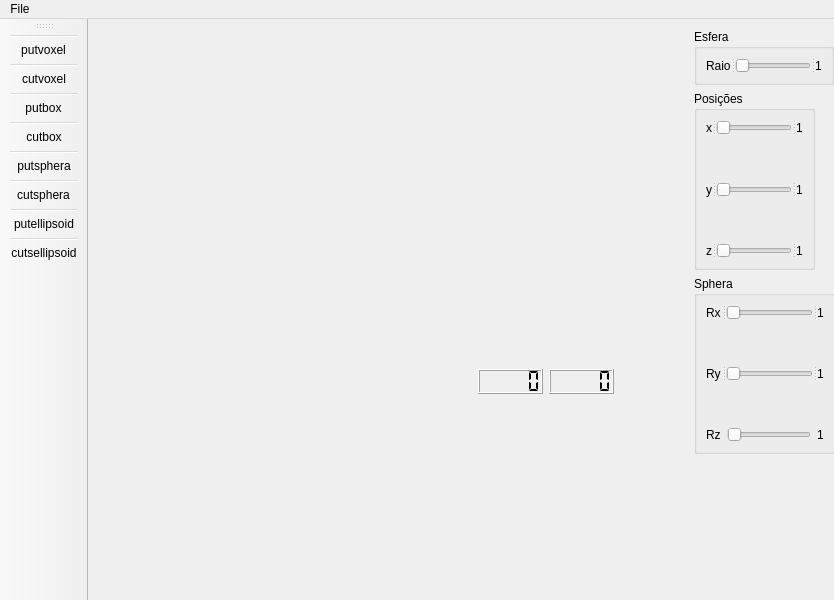
<?xml version="1.0" encoding="UTF-8"?>
<ui version="4.0">
 <class>MainWindow</class>
 <widget class="QMainWindow" name="MainWindow">
  <property name="geometry">
   <rect>
    <x>0</x>
    <y>0</y>
    <width>834</width>
    <height>600</height>
   </rect>
  </property>
  <property name="windowTitle">
   <string>MainWindow</string>
  </property>
  <widget class="QWidget" name="centralwidget">
   <widget class="Interface" name="widget" native="true">
    <property name="geometry">
     <rect>
      <x>40</x>
      <y>10</y>
      <width>481</width>
      <height>331</height>
     </rect>
    </property>
   </widget>
   <widget class="QWidget" name="">
    <property name="geometry">
     <rect>
      <x>606</x>
      <y>10</y>
      <width>155</width>
      <height>425</height>
     </rect>
    </property>
    <layout class="QFormLayout" name="formLayout">
     <item row="0" column="0">
      <widget class="QGroupBox" name="groupBox_Esfera">
       <property name="title">
        <string>Esfera</string>
       </property>
       <layout class="QVBoxLayout" name="verticalLayout_2">
        <item>
         <widget class="QSplitter" name="splitter">
          <property name="orientation">
           <enum>Qt::Horizontal</enum>
          </property>
          <widget class="QLabel" name="labelRaio">
           <property name="text">
            <string>Raio</string>
           </property>
          </widget>
          <widget class="QSlider" name="horizontalSliderSphere">
           <property name="orientation">
            <enum>Qt::Horizontal</enum>
           </property>
          </widget>
          <widget class="QLabel" name="labelRaio_1">
           <property name="text">
            <string>1</string>
           </property>
          </widget>
         </widget>
        </item>
       </layout>
      </widget>
     </item>
     <item row="1" column="0">
      <widget class="QGroupBox" name="groupBox_Posicao">
       <property name="title">
        <string>Posições</string>
       </property>
       <layout class="QVBoxLayout" name="verticalLayout">
        <item>
         <widget class="QSplitter" name="splitter_2">
          <property name="orientation">
           <enum>Qt::Horizontal</enum>
          </property>
          <widget class="QLabel" name="label_x">
           <property name="text">
            <string>x</string>
           </property>
          </widget>
          <widget class="QSlider" name="horizontalSlider_x">
           <property name="orientation">
            <enum>Qt::Horizontal</enum>
           </property>
          </widget>
          <widget class="QLabel" name="labelX_1">
           <property name="text">
            <string>1</string>
           </property>
          </widget>
         </widget>
        </item>
        <item>
         <spacer name="verticalSpacer_xy">
          <property name="orientation">
           <enum>Qt::Vertical</enum>
          </property>
          <property name="sizeHint" stdset="0">
           <size>
            <width>20</width>
            <height>28</height>
           </size>
          </property>
         </spacer>
        </item>
        <item>
         <widget class="QSplitter" name="splitter_3">
          <property name="orientation">
           <enum>Qt::Horizontal</enum>
          </property>
          <widget class="QLabel" name="label_y">
           <property name="text">
            <string>y</string>
           </property>
          </widget>
          <widget class="QSlider" name="horizontalSlider_y">
           <property name="orientation">
            <enum>Qt::Horizontal</enum>
           </property>
          </widget>
          <widget class="QLabel" name="labelY_1">
           <property name="text">
            <string>1</string>
           </property>
          </widget>
         </widget>
        </item>
        <item>
         <spacer name="verticalSpacer_yz">
          <property name="orientation">
           <enum>Qt::Vertical</enum>
          </property>
          <property name="sizeHint" stdset="0">
           <size>
            <width>20</width>
            <height>28</height>
           </size>
          </property>
         </spacer>
        </item>
        <item>
         <widget class="QSplitter" name="splitter_4">
          <property name="orientation">
           <enum>Qt::Horizontal</enum>
          </property>
          <widget class="QLabel" name="label_z">
           <property name="text">
            <string>z</string>
           </property>
          </widget>
          <widget class="QSlider" name="horizontalSlider_z">
           <property name="orientation">
            <enum>Qt::Horizontal</enum>
           </property>
          </widget>
          <widget class="QLabel" name="labelZ_1">
           <property name="text">
            <string>1</string>
           </property>
          </widget>
         </widget>
        </item>
       </layout>
      </widget>
     </item>
     <item row="2" column="0">
      <widget class="QGroupBox" name="groupBox_Posicao_2">
       <property name="title">
        <string>Sphera</string>
       </property>
       <layout class="QVBoxLayout" name="verticalLayout_3">
        <item>
         <widget class="QSplitter" name="splitter_5">
          <property name="orientation">
           <enum>Qt::Horizontal</enum>
          </property>
          <widget class="QLabel" name="label_Rx">
           <property name="text">
            <string>Rx</string>
           </property>
          </widget>
          <widget class="QSlider" name="horizontalSlider_Rx">
           <property name="orientation">
            <enum>Qt::Horizontal</enum>
           </property>
          </widget>
          <widget class="QLabel" name="labelRx_2">
           <property name="text">
            <string>1</string>
           </property>
          </widget>
         </widget>
        </item>
        <item>
         <spacer name="verticalSpacer_Rxy">
          <property name="orientation">
           <enum>Qt::Vertical</enum>
          </property>
          <property name="sizeHint" stdset="0">
           <size>
            <width>20</width>
            <height>28</height>
           </size>
          </property>
         </spacer>
        </item>
        <item>
         <widget class="QSplitter" name="splitter_6">
          <property name="orientation">
           <enum>Qt::Horizontal</enum>
          </property>
          <widget class="QLabel" name="label_Ry">
           <property name="text">
            <string>Ry</string>
           </property>
          </widget>
          <widget class="QSlider" name="horizontalSlider_Ry">
           <property name="orientation">
            <enum>Qt::Horizontal</enum>
           </property>
          </widget>
          <widget class="QLabel" name="labelRy_2">
           <property name="text">
            <string>1</string>
           </property>
          </widget>
         </widget>
        </item>
        <item>
         <spacer name="verticalSpacer_Ryz">
          <property name="orientation">
           <enum>Qt::Vertical</enum>
          </property>
          <property name="sizeHint" stdset="0">
           <size>
            <width>20</width>
            <height>28</height>
           </size>
          </property>
         </spacer>
        </item>
        <item>
         <widget class="QSplitter" name="splitter_7">
          <property name="orientation">
           <enum>Qt::Horizontal</enum>
          </property>
          <widget class="QWidget" name="">
           <layout class="QHBoxLayout" name="horizontalLayout_2">
            <item>
             <widget class="QLabel" name="label_Rz">
              <property name="text">
               <string>Rz</string>
              </property>
             </widget>
            </item>
            <item>
             <widget class="QSlider" name="horizontalSlider_Rz">
              <property name="orientation">
               <enum>Qt::Horizontal</enum>
              </property>
             </widget>
            </item>
            <item>
             <widget class="QLabel" name="labelRz_2">
              <property name="text">
               <string>1</string>
              </property>
             </widget>
            </item>
           </layout>
          </widget>
         </widget>
        </item>
       </layout>
      </widget>
     </item>
    </layout>
   </widget>
   <widget class="QWidget" name="">
    <property name="geometry">
     <rect>
      <x>390</x>
      <y>350</y>
      <width>136</width>
      <height>25</height>
     </rect>
    </property>
    <layout class="QHBoxLayout" name="horizontalLayout">
     <item>
      <widget class="QLCDNumber" name="lcdNumber_valueX">
       <property name="focusPolicy">
        <enum>Qt::NoFocus</enum>
       </property>
       <property name="contextMenuPolicy">
        <enum>Qt::CustomContextMenu</enum>
       </property>
       <property name="smallDecimalPoint">
        <bool>false</bool>
       </property>
       <property name="segmentStyle">
        <enum>QLCDNumber::Flat</enum>
       </property>
      </widget>
     </item>
     <item>
      <widget class="QLCDNumber" name="lcdNumber_valueY">
       <property name="focusPolicy">
        <enum>Qt::NoFocus</enum>
       </property>
       <property name="contextMenuPolicy">
        <enum>Qt::NoContextMenu</enum>
       </property>
       <property name="frameShape">
        <enum>QFrame::Box</enum>
       </property>
       <property name="frameShadow">
        <enum>QFrame::Raised</enum>
       </property>
       <property name="lineWidth">
        <number>1</number>
       </property>
       <property name="smallDecimalPoint">
        <bool>false</bool>
       </property>
       <property name="segmentStyle">
        <enum>QLCDNumber::Flat</enum>
       </property>
      </widget>
     </item>
    </layout>
   </widget>
  </widget>
  <widget class="QMenuBar" name="menubar">
   <property name="geometry">
    <rect>
     <x>0</x>
     <y>0</y>
     <width>834</width>
     <height>22</height>
    </rect>
   </property>
   <widget class="QMenu" name="menuArquivo">
    <property name="title">
     <string>File</string>
    </property>
    <addaction name="actionNew"/>
    <addaction name="actionSave"/>
    <addaction name="actionExit"/>
   </widget>
   <addaction name="menuArquivo"/>
  </widget>
  <widget class="QToolBar" name="toolBar">
   <property name="windowTitle">
    <string>toolBar</string>
   </property>
   <attribute name="toolBarArea">
    <enum>LeftToolBarArea</enum>
   </attribute>
   <attribute name="toolBarBreak">
    <bool>false</bool>
   </attribute>
   <addaction name="separator"/>
   <addaction name="actionputvoxel"/>
   <addaction name="separator"/>
   <addaction name="actioncutvoxel"/>
   <addaction name="separator"/>
   <addaction name="actionputbox"/>
   <addaction name="separator"/>
   <addaction name="actioncutbox"/>
   <addaction name="separator"/>
   <addaction name="actionputshera"/>
   <addaction name="separator"/>
   <addaction name="actioncutsphera"/>
   <addaction name="separator"/>
   <addaction name="actionputellipsoid"/>
   <addaction name="separator"/>
   <addaction name="actioncutellipsoid"/>
  </widget>
  <action name="actionNew">
   <property name="text">
    <string>New Draw</string>
   </property>
   <property name="toolTip">
    <string>&lt;!DOCTYPE HTML PUBLIC &quot;-//W3C//DTD HTML 4.0//EN&quot; &quot;http://www.w3.org/TR/REC-html40/strict.dtd&quot;&gt;
&lt;html&gt;&lt;head&gt;&lt;meta name=&quot;qrichtext&quot; content=&quot;1&quot; /&gt;&lt;meta charset=&quot;utf-8&quot; /&gt;&lt;style type=&quot;text/css&quot;&gt;
p, li { white-space: pre-wrap; }
&lt;/style&gt;&lt;/head&gt;&lt;body style=&quot; font-family:'Ubuntu'; font-size:11pt; font-weight:400; font-style:normal;&quot;&gt;
&lt;p style=&quot; margin-top:0px; margin-bottom:0px; margin-left:0px; margin-right:0px; -qt-block-indent:0; text-indent:0px;&quot;&gt;Put&lt;/p&gt;&lt;/body&gt;&lt;/html&gt;</string>
   </property>
  </action>
  <action name="actionExit">
   <property name="text">
    <string>Exit</string>
   </property>
  </action>
  <action name="actionSave">
   <property name="text">
    <string>Save</string>
   </property>
  </action>
  <action name="actionputvoxel">
   <property name="icon">
    <iconset resource="Recursos.qrc">
     <normaloff>:/incones/recursos/putvoxel.png</normaloff>:/incones/recursos/putvoxel.png</iconset>
   </property>
   <property name="text">
    <string>putvoxel</string>
   </property>
   <property name="toolTip">
    <string>putvoxel</string>
   </property>
  </action>
  <action name="actionputbox">
   <property name="icon">
    <iconset resource="Recursos.qrc">
     <normaloff>:/incones/recursos/putbox.png</normaloff>:/incones/recursos/putbox.png</iconset>
   </property>
   <property name="text">
    <string>putbox</string>
   </property>
   <property name="toolTip">
    <string>putbox</string>
   </property>
  </action>
  <action name="actioncutvoxel">
   <property name="icon">
    <iconset resource="Recursos.qrc">
     <normaloff>:/incones/recursos/cutvoxel.png</normaloff>:/incones/recursos/cutvoxel.png</iconset>
   </property>
   <property name="text">
    <string>cutvoxel</string>
   </property>
   <property name="toolTip">
    <string>cutvoxel</string>
   </property>
  </action>
  <action name="actioncutbox">
   <property name="icon">
    <iconset resource="Recursos.qrc">
     <normaloff>:/incones/recursos/cutbox.png</normaloff>:/incones/recursos/cutbox.png</iconset>
   </property>
   <property name="text">
    <string>cutbox</string>
   </property>
   <property name="toolTip">
    <string>cutbox</string>
   </property>
  </action>
  <action name="actionputshera">
   <property name="icon">
    <iconset resource="Recursos.qrc">
     <normaloff>:/incones/recursos/putsphera.png</normaloff>:/incones/recursos/putsphera.png</iconset>
   </property>
   <property name="text">
    <string>putsphera</string>
   </property>
   <property name="toolTip">
    <string>putsphera</string>
   </property>
  </action>
  <action name="actioncutsphera">
   <property name="icon">
    <iconset resource="Recursos.qrc">
     <normaloff>:/incones/recursos/cutsphera.png</normaloff>:/incones/recursos/cutsphera.png</iconset>
   </property>
   <property name="text">
    <string>cutsphera</string>
   </property>
   <property name="toolTip">
    <string>cutsphera</string>
   </property>
  </action>
  <action name="actionputellipsoid">
   <property name="icon">
    <iconset resource="Recursos.qrc">
     <normaloff>:/incones/recursos/putelipsoid.png</normaloff>:/incones/recursos/putelipsoid.png</iconset>
   </property>
   <property name="text">
    <string>putellipsoid</string>
   </property>
   <property name="toolTip">
    <string>putellipsoid</string>
   </property>
  </action>
  <action name="actioncutellipsoid">
   <property name="icon">
    <iconset resource="Recursos.qrc">
     <normaloff>:/incones/recursos/cutelipsoide.png</normaloff>:/incones/recursos/cutelipsoide.png</iconset>
   </property>
   <property name="text">
    <string>cutsellipsoid</string>
   </property>
   <property name="toolTip">
    <string>cutellipsoid</string>
   </property>
  </action>
 </widget>
 <customwidgets>
  <customwidget>
   <class>Interface</class>
   <extends>QWidget</extends>
   <header location="global">interface.h</header>
   <container>1</container>
  </customwidget>
 </customwidgets>
 <resources>
  <include location="Recursos.qrc"/>
 </resources>
 <connections>
  <connection>
   <sender>horizontalSliderSphere</sender>
   <signal>valueChanged(int)</signal>
   <receiver>labelRaio_1</receiver>
   <slot>setNum(int)</slot>
   <hints>
    <hint type="sourcelabel">
     <x>632</x>
     <y>127</y>
    </hint>
    <hint type="destinationlabel">
     <x>696</x>
     <y>127</y>
    </hint>
   </hints>
  </connection>
  <connection>
   <sender>horizontalSlider_x</sender>
   <signal>valueChanged(int)</signal>
   <receiver>labelX_1</receiver>
   <slot>setNum(int)</slot>
   <hints>
    <hint type="sourcelabel">
     <x>607</x>
     <y>203</y>
    </hint>
    <hint type="destinationlabel">
     <x>681</x>
     <y>202</y>
    </hint>
   </hints>
  </connection>
  <connection>
   <sender>horizontalSlider_y</sender>
   <signal>valueChanged(int)</signal>
   <receiver>labelY_1</receiver>
   <slot>setNum(int)</slot>
   <hints>
    <hint type="sourcelabel">
     <x>605</x>
     <y>263</y>
    </hint>
    <hint type="destinationlabel">
     <x>679</x>
     <y>259</y>
    </hint>
   </hints>
  </connection>
  <connection>
   <sender>horizontalSlider_z</sender>
   <signal>valueChanged(int)</signal>
   <receiver>labelZ_1</receiver>
   <slot>setNum(int)</slot>
   <hints>
    <hint type="sourcelabel">
     <x>600</x>
     <y>321</y>
    </hint>
    <hint type="destinationlabel">
     <x>679</x>
     <y>322</y>
    </hint>
   </hints>
  </connection>
 </connections>
</ui>
